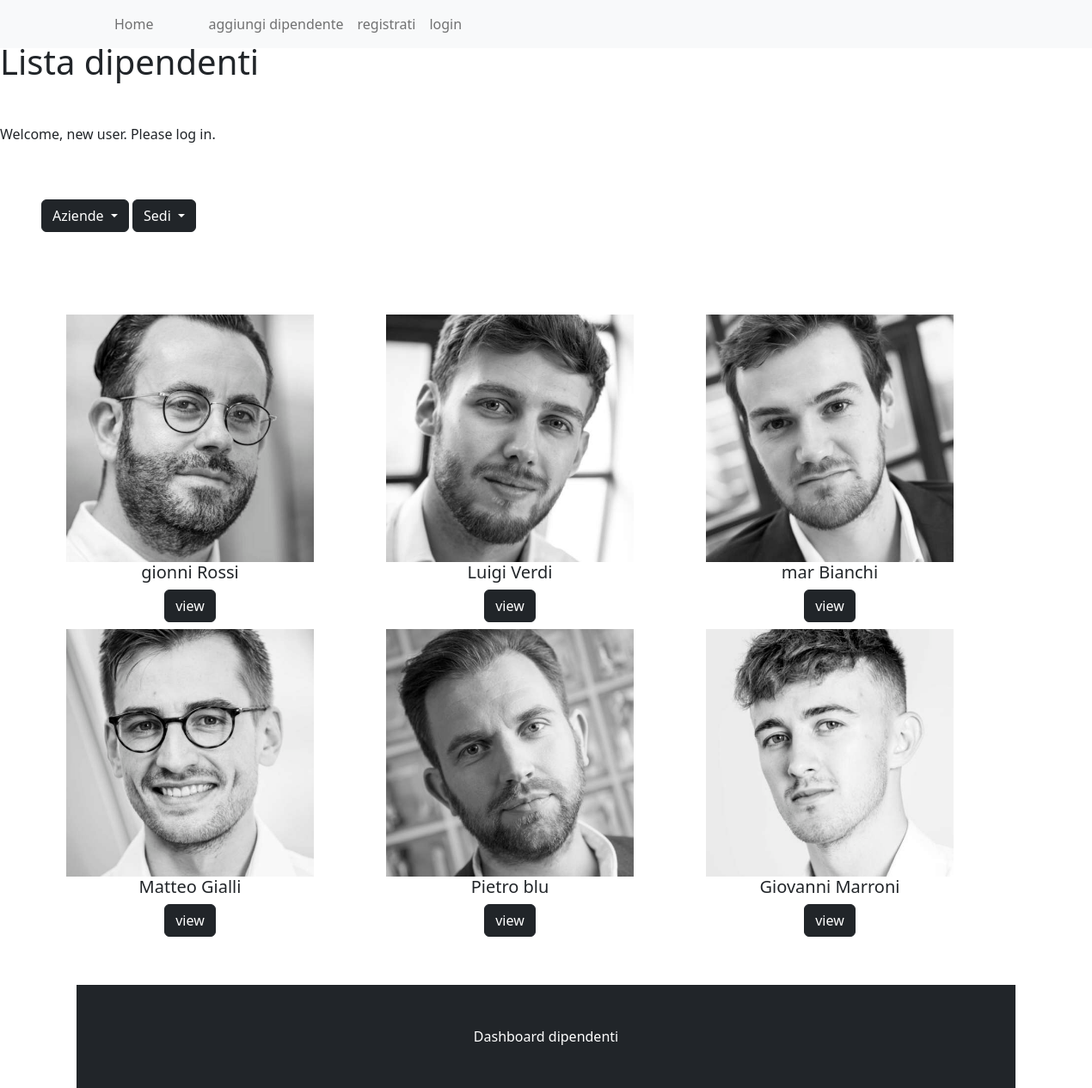
The page / on the database its author committed.
### managementApp/models.py (models this page shows, shortened)
class Dipendente1(models.Model):
    nome = models.CharField(max_length=200)
    cognome = models.CharField(max_length=200)
    immagine = models.ImageField(blank=True)
    sede = models.ForeignKey(Sede1, on_delete=models.CASCADE)
    azienda = models.ForeignKey(Azienda1, on_delete=models.CASCADE)
    def get_absolute_url(self):
        return reverse('managementApp:dipendente_detail', args=[self.nome])

### managementApp/views.py (the view)
# urls.py: path('', views.lista_dipendenti, name='lista_dipendenti'),
def lista_dipendenti(request):
    aziende = Azienda1.objects.all()
    dipendenti = Dipendente1.objects.all()
    sedi = Sede1.objects.all()
    return render(request, 'lista_dipendenti.html', {'aziende':aziende, 'dipendenti':dipendenti, 'sedi':sedi})

### managementApp/models.py (called while the page is built)
    def get_absolute_url(self):
        return reverse('managementApp:dipendente_sede', args=[self.slug])

    def get_absolute_url(self):
        return reverse('managementApp:dipendente_azienda', args=[self.slug])

### templates/lista_dipendenti.html (shortened to what this page needs)
<html>
<head>
    <link href="https://cdn.jsdelivr.net/npm/bootstrap@5.2.1/dist/css/bootstrap.min.css" rel="stylesheet">
</head>
<body>
    {% include 'common/base.html'%} {% block content %}
    <h1 class="title my-5">Lista dipendenti</h1>
    {% if user.is_authenticated %}
    <p>Welcome, {{ user.username }}. Thanks for logging in.</p>
    {% else %}
        <p>Welcome, new user. Please log in.</p>
    {% endif %}
    <div class="row">
        <div class="dropdown my-5 mx-5">
            <button class="btn btn-secondary dropdown-toggle btn-dark" type="button" data-bs-toggle="dropdown" aria-expanded="false">
          Aziende
        </button>
            <button class="btn btn-secondary dropdown-toggle btn-dark" type="button" data-bs-toggle="dropdown" aria-expanded="false">
          Sedi
        </button>
        </div>
    </div>
    <div class="container my-5">
        <div class="row">
            <div class="row">
                {%for dipendente in dipendenti %}
                <div class="col-sm">
                    <div class="card-fluid text-center" style="width: 18rem">
                        <img src="{{dipendente.immagine.url }}" class="card-img" alt="..." />
                        <div class="card-body">
                            <h5 class="card-title">{{dipendente.nome}} {{dipendente.cognome}}</h5>
                            <div class="mx-2 my-2">
                                <a href="{{ dipendente.get_absolute_url }}" class="btn btn-dark">view </a>
                            </div>
                        </div>
                    </div>
                </div>
                {% endfor %}
            </div>
        </div>
    </div>
    {% include 'common/footer.html'%}
</body>
</html>
{% endblock %}

### rows shown on the page
Dipendente1: immagine (picture), nome "gionni", cognome "Rossi"
Dipendente1: immagine (picture), nome "Luigi", cognome "Verdi"
Dipendente1: immagine (picture), nome "mar", cognome "Bianchi"
Dipendente1: immagine (picture), nome "Matteo", cognome "Gialli"
Dipendente1: immagine (picture), nome "Pietro", cognome "blu"
Dipendente1: immagine (picture), nome "Giovanni", cognome "Marroni"
